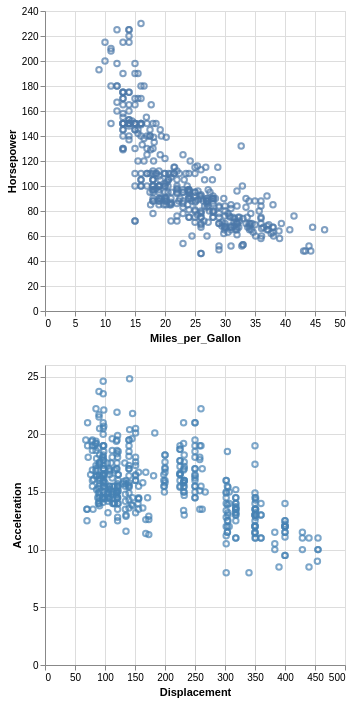

This figure's Vega-Lite source:
### Vega-Lite specification from a JSON file in a GitHub repository (floating-point values rounded to 4 significant figures; data arrays with more than 128 entries replaced by an {"elided": "..."} marker saying what was removed)
{"$schema": "https://vega.github.io/schema/vega-lite/v4.json", "data": {"values": {"elided": "406 records"}}, "vconcat": [{"selection": {"brush": {"type": "interval", "encodings": ["x", "y"], "resolve": "global"}}, "mark": "point", "encoding": {"x": {"field": "Miles_per_Gallon", "type": "quantitative"}, "y": {"field": "Horsepower", "type": "quantitative"}}}, {"mark": "point", "selection": {"grid": {"type": "interval", "bind": "scales"}}, "encoding": {"x": {"field": "Displacement", "type": "quantitative"}, "y": {"field": "Acceleration", "type": "quantitative"}, "color": {"value": "red", "condition": {"selection": "brush", "value": "steelblue"}}}}]}
